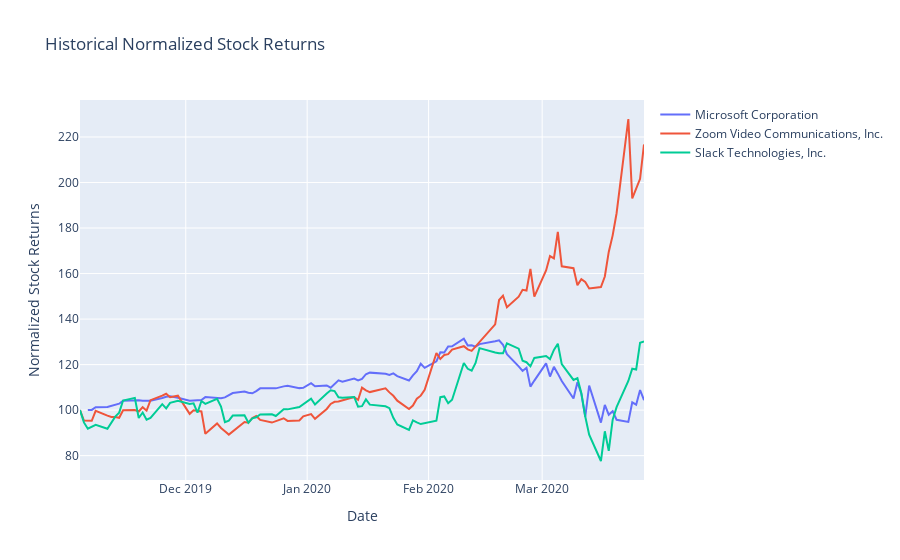

Notebook code cell kept with this figure:
### Code cell
from CS_StockData import getStockData
from CS_Graphs import graph_normalized_all

#############################################################################################
#Request ticker information
tickers = input("Please provide stock symbols separated by commas, max 5:") #aapl (Apple, inc.)
tickers = tickers.split(",")

#clean up white space and make all tickers upper case
for x in range(0,len(tickers)):
    tickers[x] = tickers[x].strip()
    tickers[x] = tickers[x].upper()

#############################################################################################


stock_names, stock_data = getStockData(tickers)


graph_normalized_all(stock_names, stock_data)
